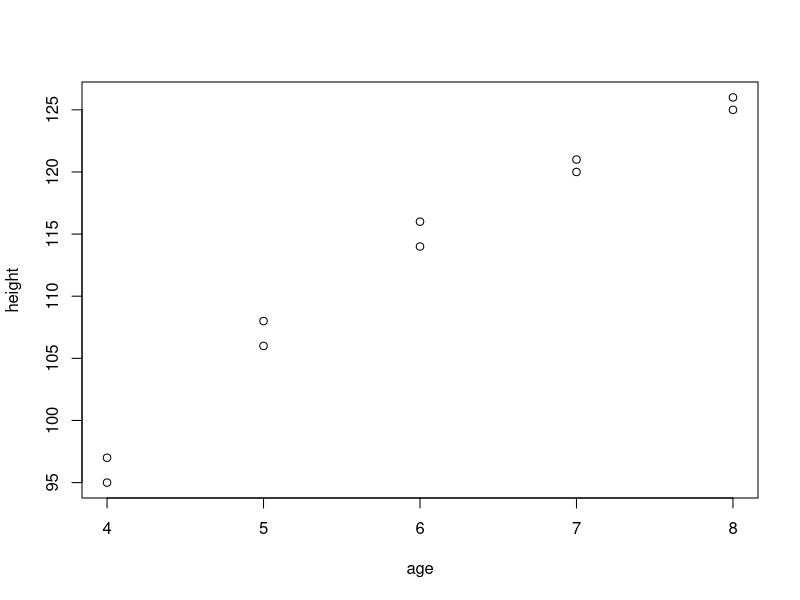

Generate this figure with R:

#-------------------------------------------------
#    分析身高和年龄的关系，身高的"均值""标准差"，身高和年龄"相关度"
#-------------------------------------------------
age <- c(4,4,5,5,6,6,7,7,8,8)
height <- c(95,97,106,108,114,116,120,121,126,125)
mean(height)
sd(height)
cor(age,height)
plot(age,height)